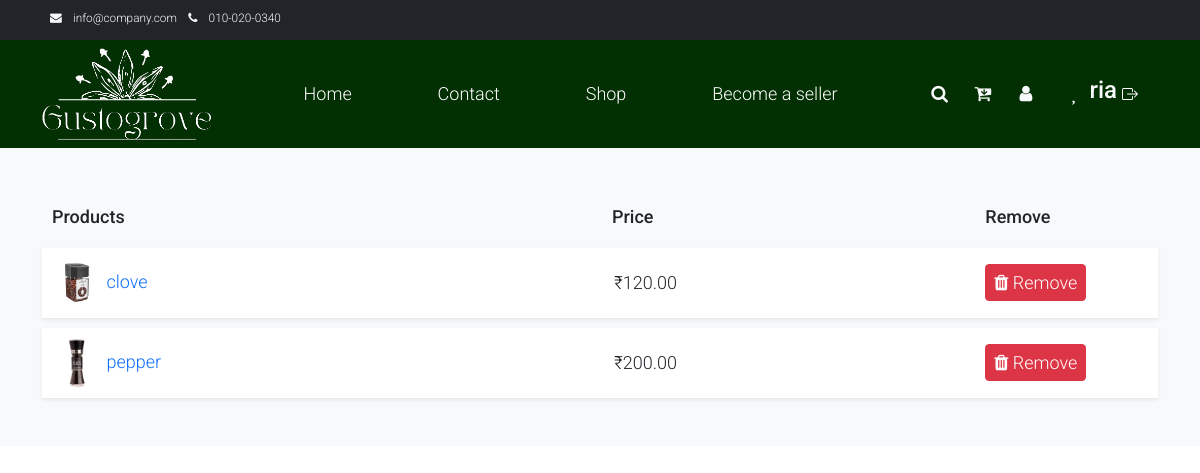
The app's page /wishlist/ (signed in) with its own data.
### userapp/models.py (models this page shows, shortened)
class CustomUser(AbstractUser):
    username = None
    USERNAME_FIELD  = 'email'
    name = models.CharField(max_length=100, default='')
    email = models.EmailField(unique=True)
    password = models.CharField(max_length=128)
    is_customer = models.BooleanField(default=False)
    is_seller = models.BooleanField(default=False)
    gstn = models.CharField(max_length=15, blank=True, null=True)  # GSTN field
    REQUIRED_FIELDS = []

### storeapp/models.py (models this page shows, shortened)
class Product(models.Model):
    product_name = models.CharField(max_length=255,null=True)
    description = models.TextField()
    image = models.ImageField(upload_to='products/', null=True, blank=True)
    quantity_value = models.PositiveIntegerField(default=100,null=True)
    quantity_prefix = models.CharField(max_length=10, choices=[('gms', 'gms'), ('kg', 'kg')], default='gms')
    stock = models.PositiveIntegerField(default=1,null=True)
    price = models.DecimalField(max_digits=10, decimal_places=2,null=True)
    date_added = models.DateField(default=timezone.now)
    brand_name = models.CharField(max_length=255, default="",null=True)
    seller = models.ForeignKey(CustomUser, on_delete=models.CASCADE, null=True, blank=True)
    batch_no=models.CharField(max_length=10,default="",null=True)
    average_rating = models.FloatField(default=0.0)
    STATUS_CHOICES = [
        ('In Stock', 'In Stock'),
        ('Out of Stock', 'Out of Stock'),
    ]
    status = models.CharField(max_length=15, choices=STATUS_CHOICES, default='In Stock')
    category = models.CharField(max_length=100, null=True)
    subcategory = models.CharField(max_length=100, null=True)

### storeapp/views.py (the view)
# urls.py: path('wishlist/', views.wishlist_view, name='wishlist'),
@login_required(login_url='loginredirect')
@never_cache
def wishlist_view(request):
    if request.user.is_authenticated:
        wishlist = Wishlist.objects.get_or_create(user=request.user)[0]
        wishlist_products = wishlist.products.all()
        return render(request, 'wishlist.html', {'wishlist_products': wishlist_products})
    else:
        return render(request, 'login_required.html')

### template/wishlist.html (shortened to what this page needs)
{% load static %}
<html>
<head>
<link rel="stylesheet" href="https://cdn.jsdelivr.net/npm/bootstrap@5.2.3/dist/css/bootstrap.min.css">
    <link rel="stylesheet" href="{% static 'css/bootstrap.min.css' %}">
    <link rel="stylesheet" href="{% static 'css/templatemo.css' %}">
    <link rel="stylesheet" href="{% static '/css/custom.css' %}">
    <link rel="stylesheet" href="{% static 'css/fontawesome.min.css' %}">
    <link href="https://stackpath.bootstrapcdn.com/font-awesome/4.7.0/css/font-awesome.min.css" rel="stylesheet">
    <link href="https://cdn.jsdelivr.net/npm/bootstrap@5.2.0-beta1/dist/css/bootstrap.min.css" rel="stylesheet">
</head>
<body>
     <nav class="navbar navbar-expand-lg bg-dark navbar-light d-none d-lg-block" id="templatemo_nav_top">
        <div class="container text-light">
            <div class="w-100 d-flex justify-content-between">
                <div>
                    <i class="fa fa-envelope mx-2"></i>
                    <a class="navbar-sm-brand text-light text-decoration-none" href="mailto:info@company.com">info@company.com</a>
                    <i class="fa fa-phone mx-2"></i>
                    <a class="navbar-sm-brand text-light text-decoration-none" href="tel:010-020-0340">010-020-0340</a>
                </div>
                <div>
                    <a class="text-light" href="https://fb.com/templatemo" target="_blank" rel="sponsored"><i class="fab fa-facebook-f fa-sm fa-fw me-2"></i></a>
                    <a class="text-light" href="https://www.instagram.com/" target="_blank"><i class="fab fa-instagram fa-sm fa-fw me-2"></i></a>
                    <a class="text-light" href="https://twitter.com/" target="_blank"><i class="fab fa-twitter fa-sm fa-fw me-2"></i></a>
                    <a class="text-light" href="https://www.linkedin.com/" target="_blank"><i class="fab fa-linkedin fa-sm fa-fw"></i></a>
                </div>
            </div>
        </div>
    </nav>
    <nav class="navbar navbar-expand-lg ">
        <div class="container d-flex justify-content-between align-items-center">
            <div class="logo">
                <a class="navbar-brand" href="{% url "index" %}">
                    <img src="{% static 'img/gusto (2).png' %}" alt="Site Logo" class="img-fluid w-auto h-100" style="max-height: 100px;">
                </a>
            </div>
            <div class="align-self-center collapse navbar-collapse flex-fill  d-lg-flex justify-content-lg-between" id="templatemo_main_nav">
                <div class="flex-fill">
                    <ul class="nav navbar-nav d-flex justify-content-between mx-lg-auto">
                        <li class="nav-item">
                            <a class="nav-link" href="{% url 'index' %}">Home</a>
                        </li>
                        <li class="nav-item">
                            <a class="nav-link" href="{% url 'contact' %}">Contact</a>
                        </li>
                        <li class="nav-item">
                            <a class="nav-link" href="{% url 'shop' %}">Shop</a>
                        </li>
                        <li class="nav-item">
                            <a class="nav-link" href="{% url 'seller_index' %}">Become a seller</a>
                        </li>
                    </ul>
                </div>
                <div class="navbar align-self-center d-flex">
                    <a class="nav-icon d-none d-lg-inline" href="#" data-bs-toggle="modal" data-bs-target="#templatemo_search">
                        <i class="fa fa-fw fa-search text-light mr-2"></i>
                    </a>
                    <a class="nav-icon position-relative text-decoration-none" href="{% url 'cart' %}">
                        <i class="fa fa-fw fa-cart-arrow-down text-light mr-1"></i>
                    </a>
                    <a class="nav-icon position-relative text-decoration-none dropdown" href="#" data-bs-toggle="dropdown">
                        <i class="fa fa-fw fa-user text-light mr-1"></i>
                    </a>
                    <a href="{% url 'wishlist' %}" class="btn btn-success">
                        <i class="fas fa-heart"></i>
                    </a>
                    {% if user.is_authenticated %}
                    <h4 class=" text-light" >{{user.name}}<h4>
                        <div style="margin-left: 5px;" class="mt-2">
                            <a class="nav-icon position-relative text-decoration-none" href="{% url 'logout' %}" data-bs-toggle="tooltip" data-bs-placement="bottom" title="Logout">
                            </a>
                    {% endif %}
                        </div>
                </div>
            </div>
        </div>
    </nav>
    {% block content %}
        <div class="py-3 py-md-5 bg-light">
            <div class="container">
                <div class="row">
                    <div class="col-md-12">
                        <div class="shopping-cart">
                            <div class="cart-header d-none d-sm-none d-mb-block d-lg-block">
                                <div class="row">
                                    <div class="col-md-6">
                                        <h4>Products</h4>
                                    </div>
                                    <div class="col-md-2">
                                        <h4>Price</h4>
                                    </div>
                                    <div class="col-md-2">
                                    </div>
                                    <div class="col-md-2">
                                        <h4>Remove</h4>
                                    </div>
                                </div>
                            </div>
                            {% for product in wishlist_products %}
                                <div class="cart-item">
                                    <div class="row">
                                        <div class="col-md-6 my-auto">
                                            <a href="">
                                                <label class="product-name">
                                                    <img src="{{ product.image.url }}" style="width: 50px; height: 50px" alt="{{ product.product_name }}">
                                                    {{ product.product_name }}
                                                </label>
                                            </a>
                                        </div>
                                        <div class="col-md-2 my-auto">
                                            <label class="price">₹{{ product.price }}</label>
                                        </div>
                                        <div class="col-md-2 col-5 my-auto">
                                            <div class="remove">
                                                <a href="{% url 'remove_from_wishlist' product_id=product.id %}" class="btn btn-danger btn-sm">
                                                    <i class="fa fa-trash"></i> Remove
                                                </a>
                                            </div>
                                        </div>
                                    </div>
                                </div>
                            {% endfor %}
                        </div>
                    </div>
                </div>
            </div>
        </div>
    {% endblock %}
</body>
   </html>

### static/css/templatemo.css (style rules this page uses)
body, ul, li, p, a, label, input, div { font-family: 'Roboto', sans-serif; font-size: 18px !important; font-weight: 300 !important; }
.logo { font-weight: 500 !important; }
.text-light { color: #cfd6e1 !important; }
.bg-dark { background-color: #212934 !important; }
.bg-light { background-color: #e9eef5 !important; }
.btn-success { background-color: rgb(2, 48, 2)!important; border-color:rgb(2, 48, 2) !important; }
.navbar { background-color: rgb(2, 48, 2); }
#templatemo_nav_top { min-height: 40px; }
#templatemo_nav_top * { font-size: .9em !important; }
#templatemo_main_nav a { color: #fff; }
#templatemo_main_nav .navbar .nav-icon { margin-right: 20px; }
.fa-search { color: white; }
@media (min-width: 768px) { #templatemo_main_nav .navbar-nav { max-width: 450px; } }
@media (min-width: 992px) { #templatemo_main_nav .navbar-nav { max-width: 550px; } }
.nav-icon { position: relative; display: inline-block; }

### template/wishlist.html (style rules this page uses)
.shopping-cart .cart-header { padding: 10px; }
.shopping-cart .cart-header h4 { font-size: 18px; margin-bottom: 0px; }
.shopping-cart .cart-item a { text-decoration: none; }
.shopping-cart .cart-item { background-color: #fff; box-shadow: 0 0.125rem 0.25rem rgb(0 0 0 / 8%); padding: 10px 10px; margin-top: 10px; }
.shopping-cart .cart-item .product-name { font-size: 16px; font-weight: 600; width: 100%; white-space: nowrap; text-overflow: ellipsis; overflow: hidden; cursor: pointer; }
.shopping-cart .cart-item .price { font-size: 16px; font-weight: 600; padding: 4px 2px; }

### records on screen
CustomUser: name "ria"
Product: image (picture), product_name "clove", price "120.00"
Product: image (picture), product_name "pepper", price "200.00"
